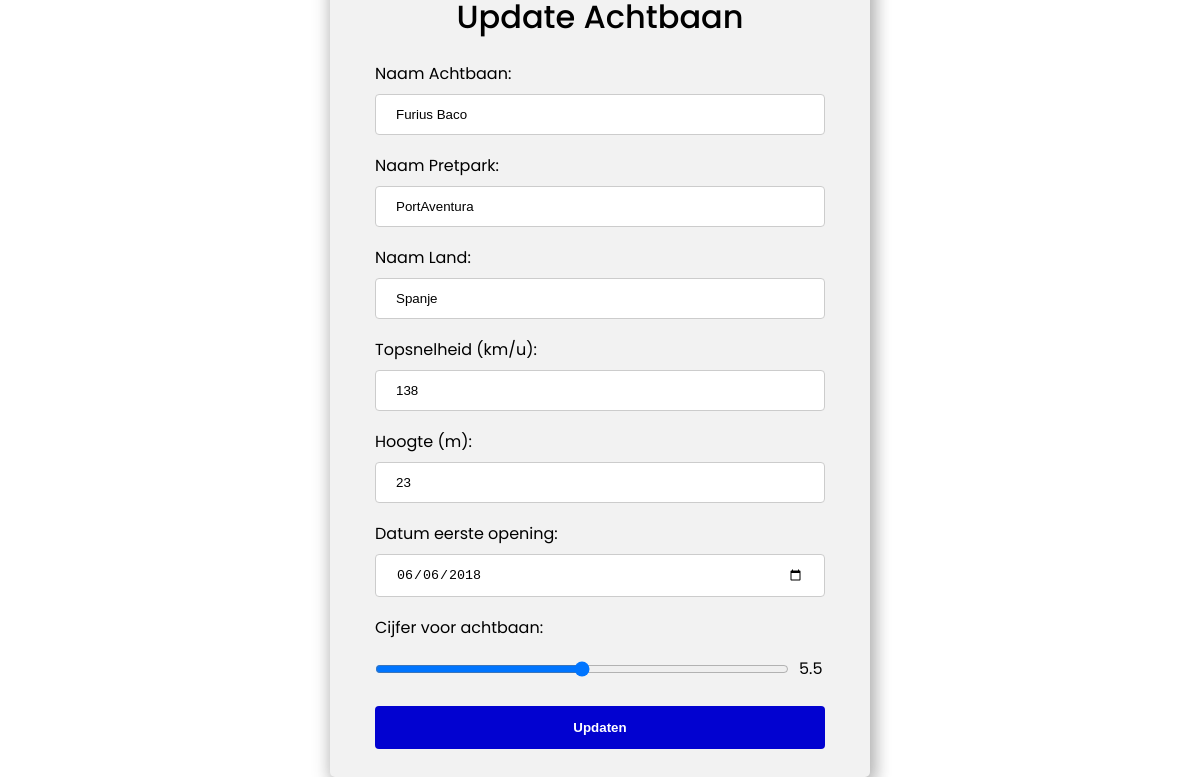
The app's page /client/update.php?id=4 with its own data.
### tables this page shows
CREATE TABLE IF NOT EXISTS `achtbaan` (
  `Id` int NOT NULL AUTO_INCREMENT,
  `NaamAchtbaan` varchar(200) NOT NULL,
  `NaamPretpark` varchar(200) NOT NULL,
  `Land` varchar(200) NOT NULL,
  `Topsnelheid` int NOT NULL,
  `Hoogte` int DEFAULT NULL,
  `Datum` date DEFAULT NULL,
  `Cijfer` float NOT NULL,
  PRIMARY KEY (`Id`)
);

### client/update.php (the view, shortened to what this page needs)
<?php
require('config/config.php');
$dsn = "mysql:host=$dbHost;dbname=$dbName;charset=$dbCharset";
try {
    $pdo = new PDO($dsn, $dbUser, $dbPass);
} catch (PDOException $e) {
    echo "<h1>Er is iets fout gegaan tijdens het verbinden met de database. Neem contact op met de Database Beheerder.</h1>";
    console_log($e->getMessage());
}
$sql = "SELECT Id
              ,NaamAchtbaan AS NA
              ,NaamPretpark AS NP
              ,Land AS LD
              ,Topsnelheid AS TS
              ,Hoogte AS HE
              ,Datum AS DM
              ,Cijfer AS CR
        FROM achtbaan
        WHERE ID = :id";
$statement = $pdo->prepare($sql);
$statement->bindValue(':id', $_GET['id'], PDO::PARAM_INT);
$statement->execute();
$result = $statement->fetch(PDO::FETCH_OBJ);
?>
<!DOCTYPE html>
<html lang="en">
<head>
    <link href='https://unpkg.com/boxicons@2.1.4/css/boxicons.min.css' rel='stylesheet'>
    <link rel="stylesheet" href="../style/style.css">
</head>
<body>
    <div class="card">
        <h1>Update Achtbaan</h1>
        <form action="update.php" method="POST">
            <div class="inputVeld">
                <label for="achtbaan">
                    Naam Achtbaan:
                    <input type="text" name="achtbaan" id="achtbaan" value="<?= $result->NA ?>" required>
                </label>
            </div>
            <div class="inputVeld">
                <label for="pretpark">
                    Naam Pretpark:
                    <input type="text" name="pretpark" id="pretpark" value="<?= $result->NP ?>" required>
                </label>
            </div>
            <div class="inputVeld">
                <label for="land">
                    Naam Land:
                    <input type="text" name="land" id="land" value="<?= $result->LD ?>" required>
                </label>
            </div>
            <div class="inputVeld">
                <label for="topsnelheid">
                    Topsnelheid (km/u):
                    <input type="number" name="topsnelheid" id="topsnelheid" min="1" max="200" value="<?= $result->TS ?>" required>
                </label>
            </div>
            <div class="inputVeld">
                <label for="hoogte">
                    Hoogte (m):
                    <input type="number" name="hoogte" id="hoogte" min="1" max="200" value="<?= $result->HE ?>">
                </label>
            </div>
            <div class="inputVeld">
                <label for="datum">
                    Datum eerste opening:
                    <input type="date" name="datum" id="datum" value="<?= $result->DM ?>">
                </label>
            </div>
            <div class="inputVeld">
                <label for="cijfer">
                    Cijfer voor achtbaan:
                    <div class="display">
                        <input type="range" name="cijfer" id="cijfer" min="1" max="10" step=".1" value="<?= $result->CR ?>" oninput="getal(this.value)">
                        <p id="cijferOutput">5.5</p>
                    </div>
                </label>
            </div>
            <input type="submit" value="Updaten">
        </form>
    </div>
</body>
</html>

### style/style.css (style rules this page uses)
* { margin: 0; padding: 0; }
html, body { height: 100vh; }
body { height: inherit; display: flex; justify-content: center; align-items: center; flex-direction: column; font-family: 'Poppins'; position: absolute; transform: translate(-50%, -50%); top: 50%; left: 50%; }
.card { display: flex; justify-content: center; align-items: center; flex-direction: column; border-radius: 5px; background-color: #f2f2f2; padding: 20px; box-shadow: 5px 5px 16px 2px rgb(0 0 0 / 20%), 0 6px 20px 0 rgb(0 0 0 / 19%); margin-bottom: 50px; width: 500px; }
.inputVeld { width: 450px; margin-top: 10px; }
h1 { margin: 0 0 10px; font-weight: 500; }
input[type=text], input[type=number], input[type=date], input[type=range] { width: 100%; padding: 12px 20px; margin: 8px 0; display: inline-block; border: 1px solid #ccc; border-radius: 4px; box-sizing: border-box; }
input[type=range] { width: 92%; margin-right: 10px; }
.display { display: flex; }
#cijferOutput { margin-top: 16px; width: 1px; }
input[type=submit] { width: 100%; background-color: #0202d0; color: white; padding: 14px 20px; margin: 8px 0; border: none; border-radius: 4px; cursor: pointer; transition: 0.55s; font-weight: 600; }

### records on screen
achtbaan: achtbaan "Furius Baco", pretpark "PortAventura", land "Spanje", topsnelheid "138", hoogte "23", datum "06/06/2018", cijfer "5.5"
